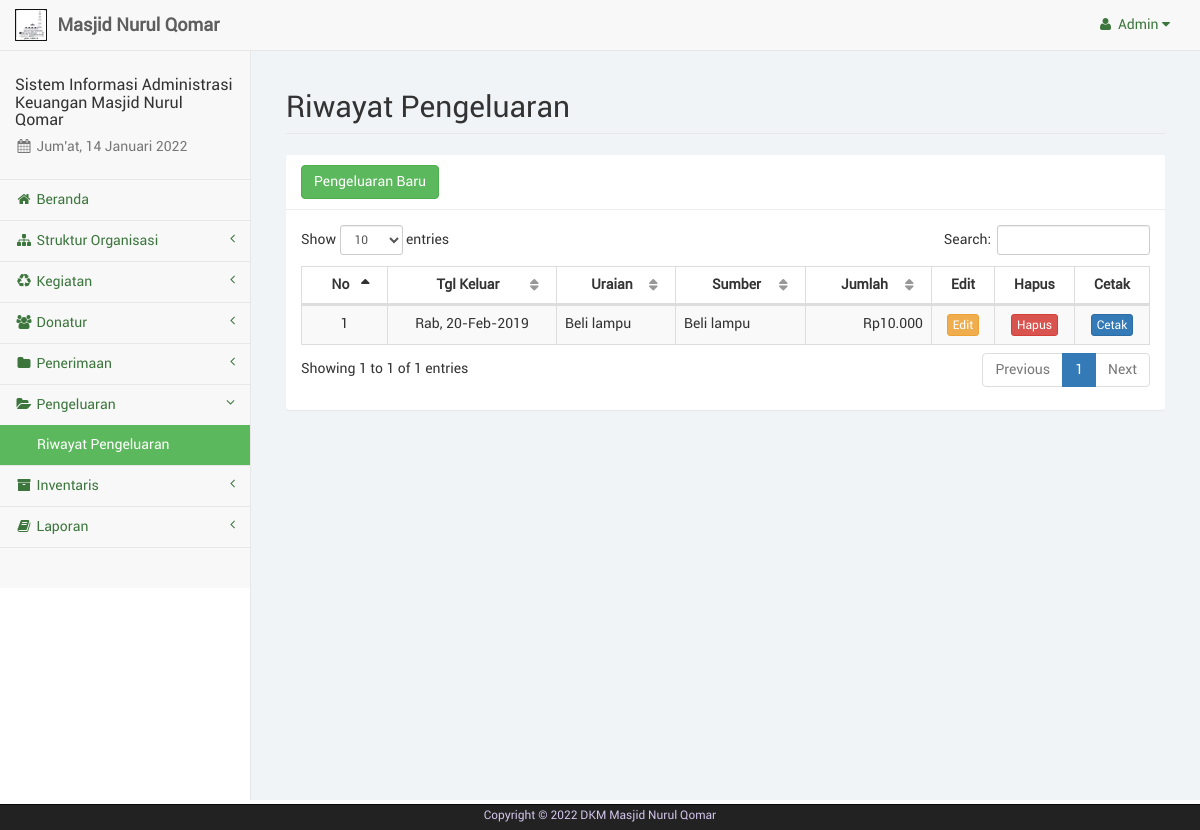
Page /admin/pengeluaran.php (signed in) on the committed database.
### tables this page shows
CREATE TABLE IF NOT EXISTS `pengguna` (
  `id_pengguna` int(4) NOT NULL,
  `username` varchar(15) NOT NULL,
  `password` varchar(25) NOT NULL
);

CREATE TABLE IF NOT EXISTS `pengeluaran` (
  `no_keluar` int(6) NOT NULL,
  `jns_keluar` varchar(25) NOT NULL,
  `keluar_oleh` varchar(35) NOT NULL,
  `tgl_keluar` date NOT NULL,
  `jumlah` int(11) NOT NULL,
  `keterangan` varchar(75) NOT NULL
);

### admin/sess_check.php (called while the page is built, shortened)
<?php
	$chk_sess = $_SESSION['user_keuangandkm'];
	include("dist/config/koneksi.php");
	$sql_sess = "SELECT * FROM pengguna WHERE id_pengguna='". $chk_sess ."'";
	$ress_sess = mysqli_query($conn, $sql_sess);
	$row_sess = mysqli_fetch_array($ress_sess);
	$sess_username = $row_sess['username'];
?>

### admin/dist/function/format_tanggal.php (called while the page is built, shortened)
<?php
	function format_tanggal($tgl) {
		$blns = array("", "Jan", "Feb", "Mar", "Apr", "Mei", "Jun", "Jul", "Ags", "Sep", "Okt", "Nov", "Des");
		$hrs = array("Min", "Sen", "Sel", "Rab", "Kam", "Jum", "Sab");
		$tgls = getdate(strtotime($tgl));
		$hr = (strlen($tgls['mday']) == 1 ? "0". $tgls['mday'] : $tgls['mday']);
		$tanggal = $hrs[$tgls['wday']] .", ". $hr ."-". $blns[$tgls['mon']] ."-". $tgls['year'];
		return $tanggal;
	}
?>

### admin/dist/function/format_rupiah.php (called while the page is built, shortened)
<?php
	function format_rupiah($rp) {
		$jumlah = number_format($rp, 0, ",", ".");
		$rupiah = "Rp". $jumlah;
		return $rupiah;
	}
?>

### admin/pengeluaran.php (the view, shortened to what this page needs)
<?php
	include("sess_check.php");
	$pagedesc = "Pengeluaran";
	include("layout_top.php");
	include("dist/function/format_tanggal.php");
	include("dist/function/format_rupiah.php");
?>
		<div id="page-wrapper">
            <div class="container-fluid">
                <div class="row">
                    <div class="col-lg-12">
                        <h1 class="page-header">Riwayat Pengeluaran</h1>
                    </div>
                </div>
				<div class="row">
					<div class="col-lg-12"><?php include("layout_alert.php"); ?></div>
				</div>
				<div class="row">
					<div class="col-lg-12">
						<div class="panel panel-default">
							<div class="panel-heading">
								<a href="pengeluaran_tambah.php" class="btn btn-success">Pengeluaran Baru</a>
							</div>
							<div class="panel-body">
								<table class="table table-striped table-bordered" id="tabel-data">
									<thead>
										<tr>
											<th>No</th>
											<th>Tgl Keluar</th>
											<th>Uraian</th>
											<th>Sumber</th>
											<th>Jumlah</th>
											<th width="5%">Edit</th>
											<th width="5%">Hapus</th>
											<th width="5%">Cetak</th>
										</tr>
									</thead>
									<tbody>
										<?php
											$i = 1;
											$sql = "SELECT * FROM pengeluaran ORDER BY tgl_keluar DESC";
											$ress = mysqli_query($conn, $sql);
											while($data = mysqli_fetch_array($ress)) {
												echo '<tr>';
												echo '<td class="text-center">'. $i .'</td>';
												echo '<td class="text-center text-nowrap">'. format_tanggal($data['tgl_keluar']) .'</td>';
												echo '<td>'. $data['keterangan'] .'</td>';
												echo '<td>'. $data['jns_keluar'] .'</td>';
												echo '<td class="text-right">'. format_rupiah($data['jumlah']) .'</td>';
												echo '<td class="text-center"><a href="pengeluaran_edit.php?kel='. $data['no_keluar'] .'" class="btn btn-warning btn-xs">Edit</a></td>';
												echo '<td class="text-center"><a href="pengeluaran_hapus.php?kel='. $data['no_keluar'] .'" class="btn btn-danger btn-xs">Hapus</a></td>';
												echo '<td class="text-center"><a href="pengeluaran_cetak.php?kel='. $data['no_keluar'] .'" target="_blank" class="btn btn-primary btn-xs">Cetak</a></td>';
												echo '</tr>';
												$i++;
											}
										?>
									</tbody>
								</table>
							</div>
						</div>
					</div>
				</div>
            </div>
        </div>
<?php
	include("layout_bottom.php");
?>

### admin/layout_top.php (shortened to what this page needs)
<?php
	$haries = array("Sunday" => "Minggu", "Monday" => "Senin", "Tuesday" => "Selasa", "Wednesday" => "Rabu", "Thursday" => "Kamis", "Friday" => "Jum'at", "Saturday" => "Sabtu");
	$bulans = array("", "Januari", "Februari", "Maret", "April", "Mei", "Juni", "Juli", "Agustus", "September", "Oktober", "November", "Desember");
	$hari_ini = $haries[date("l")];
	$bulan_ini = $bulans[date("n")];
	$tanggal = date("d");
	$tahun = date("Y");
?>
<!DOCTYPE html>
<html lang="en">
<head>
	<link href="libs/bootstrap/dist/css/bootstrap.min.css" rel="stylesheet">
	<link href="libs/metisMenu/dist/metisMenu.min.css" rel="stylesheet">
    <link href="libs/datatables-plugins/integration/bootstrap/3/dataTables.bootstrap.css" rel="stylesheet">
    <link href="libs/datatables-responsive/css/dataTables.responsive.css" rel="stylesheet">
	<link href="dist/css/sb-admin-2.css" rel="stylesheet">
	<link href="dist/css/offline-font.css" rel="stylesheet">
	<link href="dist/css/custom.css" rel="stylesheet">
	<link href="libs/font-awesome/css/font-awesome.min.css" rel="stylesheet" type="text/css">
</head>
<body>
    <div id="wrapper">
        <nav class="navbar navbar-default navbar-static-top" role="navigation" style="margin-bottom: 0">
            <div class="navbar-header">
				<a class="navbar-brand hidden-xs" href="index.php">
					<img src="libs/images/brand-dkm.png" alt="brand" width="32" class="float-left image-brand">
					<div class="float-right">&nbsp;<strong>Masjid Nurul Qomar</strong></div>
				</a>
			</div>
            <ul class="nav navbar-top-links navbar-right">
				<li class="dropdown dropdown-right">
					<a class="dropdown-toggle" data-toggle="dropdown" href="#">
						<i class="fa fa-user fa-fw"></i>&nbsp;<?php echo ucfirst($sess_username); ?>&nbsp;<i class="fa fa-caret-down"></i>
					</a>
				</li>
			</ul>
            <div class="navbar-default sidebar" role="navigation">
                <div class="sidebar-nav navbar-collapse">
                    <ul class="nav" id="side-menu">
                        <li class="sidebar-search">
							<h4>Sistem Informasi Administrasi Keuangan Masjid Nurul Qomar</h4>
							<h5 class="text-muted"><i class="fa fa-calendar fa-fw"></i>&nbsp;<?php echo $hari_ini.", ".$tanggal." ".$bulan_ini." ".$tahun ?></h5>
						</li>
						<?php
							if($pagedesc == "Serambi") {
								echo '<li><a href="index.php" class="active"><i class="fa fa-home fa-fw"></i>&nbsp;Beranda</a></li>';
							}
							else {
								echo '<li><a href="index.php"><i class="fa fa-home fa-fw"></i>&nbsp;Beranda</a></li>';
							}
							if(isset($menuparent) && $menuparent == "konten_organisasi") {
								echo '<li class="active">';
							}
							else {
								echo '<li>';
							}
						?>
							<a href="#"><i class="fa fa-sitemap fa-fw"></i>&nbsp;Struktur Organisasi<span class="fa arrow"></span></a>
						</li>
						<?php
							if(isset($menuparent) && $menuparent == "kegiatan") {
								echo '<li class="active">';
							}
							else {
								echo '<li>';
							}
						?>
							<a href="#"><i class="fa fa-recycle fa-fw"></i>&nbsp;Kegiatan<span class="fa arrow"></span></a>
						</li>
						<?php
							if(isset($menuparent) && $menuparent == "donatur") {
								echo '<li class="active">';
							}
							else {
								echo '<li>';
							}
						?>
							<a href="#"><i class="fa fa-users fa-fw"></i>&nbsp;Donatur<span class="fa arrow"></span></a>
						</li>
						<?php
							if(isset($menuparent) && $menuparent == "penerimaan") {
								echo '<li class="active">';
							}
							else {
								echo '<li>';
							}
						?>
							<a href="#"><i class="fa fa-folder fa-fw"></i>&nbsp;Penerimaan<span class="fa arrow"></span></a>
						</li>
						<?php
							if(isset($menuparent) && $menuparent == "pengeluaran") {
								echo '<li class="active">';
							}
							else {
								echo '<li>';
							}
						?>
							<a href="#"><i class="fa fa-folder-open fa-fw"></i>&nbsp;Pengeluaran<span class="fa arrow"></span></a>
							<ul class="nav nav-second-level">
								<?php
									if($pagedesc == "Pengeluaran") {
										echo '<li><a href="pengeluaran.php" class="active">Riwayat Pengeluaran</a></li>';
									}
									else {
										echo '<li><a href="pengeluaran.php">Riwayat Pengeluaran</a></li>';
									}
								?>
							</ul>
						</li>
						<?php
							if(isset($menuparent) && $menuparent == "inventaris") {
								echo '<li class="active">';
							}
							else {
								echo '<li>';
							}
						?>
							<a href="#"><i class="fa fa-archive fa-fw"></i>&nbsp;Inventaris<span class="fa arrow"></span></a>
						</li>
						<li>
							<a href="#"><i class="fa fa-book fa-fw"></i>&nbsp;Laporan<span class="fa arrow"></span></a>
						</li>
                    </ul>
                </div>
            </div>
        </nav>

### rows in the picture
pengguna: username "Admin"
pengeluaran: tgl_keluar "Rab, 20-Feb-2019", keterangan "Beli lampu", jns_keluar "Beli lampu", jumlah "Rp10.000"
